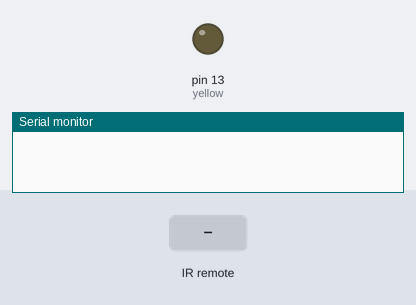
A sketch run on a simulated Arduino Uno, built with avr-gcc and run on an emulated ATmega328P. On the bench: output pins drawn as LEDs (lit = HIGH), the last lines printed to the serial monitor. The inputs (shaded band) are chosen by the test bench.

Above: at 1.2 s.
1.3 s: infrared code 0x3D00FF received
At 1.9 s:
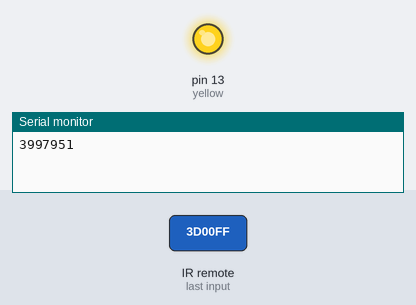
Timing chart, 0 to 4.3 s (numbered marks = the images above; inputs shaded):
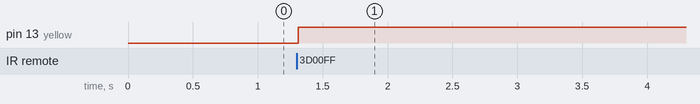

The sketch:

1_led_control_through_IR_Remote.ino
```cpp
#include <IRremote.h>

int IR_Recv = 11;
int yellow = 13;
int val;
IRrecv irrecv(IR_Recv);
decode_results results;

void setup(){
  Serial.begin(9600);
  irrecv.enableIRIn();
  pinMode(yellow, OUTPUT);
}

void loop(){
  val=digitalRead(13);
  if (irrecv.decode(&results)){
    long int decCode = results.value;
    Serial.println(results.value);

    if( results.value==3997951 && val==0){
      digitalWrite(yellow,HIGH);
    }
     if( results.value==3997951 && val==1){
      digitalWrite(yellow,LOW);
    }


     irrecv.resume();
  }
  delay(10);
}
```

Measured:
- after the input at 1.3 s, pin 13 (yellow): LOW → HIGH at once
